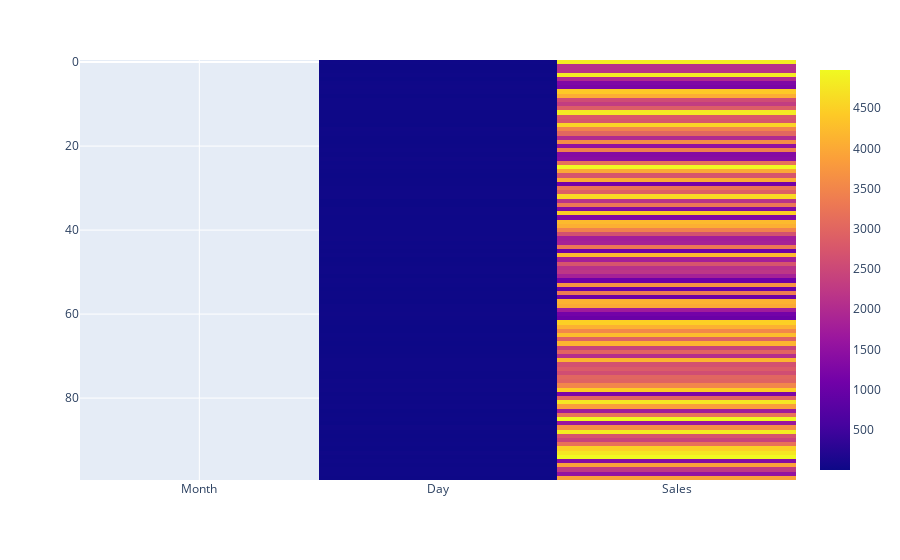

The code cell stored with this chart in its notebook:
### Code cell
# Question 3.) Using the sales data, generate a heatmap to visualize the variation in sales across different months and days.

np.random.seed(20)
data = {
    'Month': np.random.choice(['Jan', 'Feb', 'Mar', 'Apr', 'May'], 100),
    'Day': np.random.choice(range(1, 31), 100),
    'Sales': np.random.randint(1000, 5000, 100)
}
df = pd.DataFrame(data)

px.imshow(df)

### Figure 1 — Plotly figure (JSON) as saved in the notebook; plotly's stock layout.template omitted (floating-point values rounded to 4 significant figures; data arrays with more than 128 entries replaced by an {"elided": "..."} marker saying what was removed)
{"data": [{"coloraxis": "coloraxis", "hovertemplate": "x: %{x}<br>y: %{y}<br>color: %{z}<extra></extra>", "name": "0", "type": "heatmap", "x": ["Month", "Day", "Sales"], "xaxis": "x", "y": [0, 1, 2, 3, 4, 5, 6, 7, 8, 9, 10, 11, 12, 13, 14, 15, 16, 17, 18, 19, 20, 21, 22, 23, 24, 25, 26, 27, 28, 29, 30, 31, 32, 33, 34, 35, 36, 37, 38, 39, 40, 41, 42, 43, 44, 45, 46, 47, 48, 49, 50, 51, 52, 53, 54, 55, 56, 57, 58, 59, 60, 61, 62, 63, 64, 65, 66, 67, 68, 69, 70, 71, 72, 73, 74, 75, 76, 77, 78, 79, 80, 81, 82, 83, 84, 85, 86, 87, 88, 89, 90, 91, 92, 93, 94, 95, 96, 97, 98, 99], "yaxis": "y", "z": {"elided": "100x3 mixed values"}}], "layout": {"autosize": true, "coloraxis": {"colorscale": [[0, "#0d0887"], [0.1111, "#46039f"], [0.2222, "#7201a8"], [0.3333, "#9c179e"], [0.4444, "#bd3786"], [0.5556, "#d8576b"], [0.6667, "#ed7953"], [0.7778, "#fb9f3a"], [0.8889, "#fdca26"], [1, "#f0f921"]]}, "margin": {"t": 60}, "xaxis": {"anchor": "y", "autorange": true, "constrain": "domain", "domain": [0, 1], "range": [-0.5, 2.5], "scaleanchor": "y", "type": "category"}, "yaxis": {"anchor": "x", "autorange": true, "constrain": "domain", "domain": [0, 1], "range": [99.5, -0.5], "type": "linear"}}}
